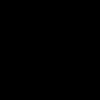
Frame 1 (no input)
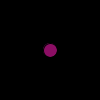
Frame 60 (the mouse pressed at the canvas centre just before this capture)
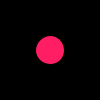
Frame 120 (the mouse held since frame 60 and released just before this capture)

The Processing sketch that drew these frames (run headless with seeded random() and noise(); from frame 60 on, the mouse is pressed at the canvas centre):

// Processing sketch: processing_90624
// ── processing_90624.pde

int x = 0;
int lastSecond= 0;
void setup() {
  size(100, 100);
}

void draw() {
  background(0);
  int s = second();
    
  if (s <= 2) {
    fill(x*10, x, 100);
    ellipse (50, 50, x, x);   
    x++;
  }
    
  if (x>44) {
    x=0;
  }
    
  if (s != lastSecond) {
    println ( hour() + ":" + minute() + ":" + second());
    lastSecond = s;
  }
}
